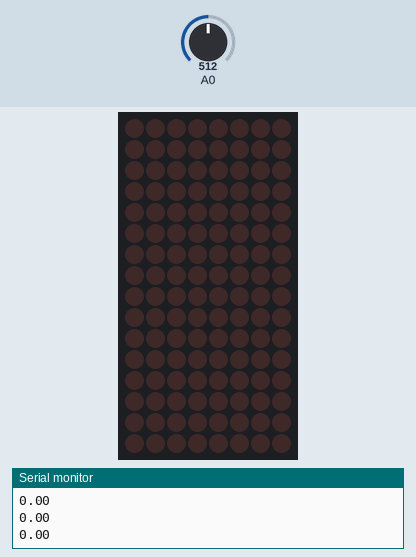
Recording of a sketch running on a simulated Arduino Uno, built with avr-gcc and run on an emulated ATmega328P. Parts: 8×16 LED matrix, the last lines printed to the serial monitor. The inputs (shaded band) are chosen by the test bench; at power-on: A0 = 512.

Above: at 1.2 s.
1.3 s: A0 set to 306
At 1.33 s:
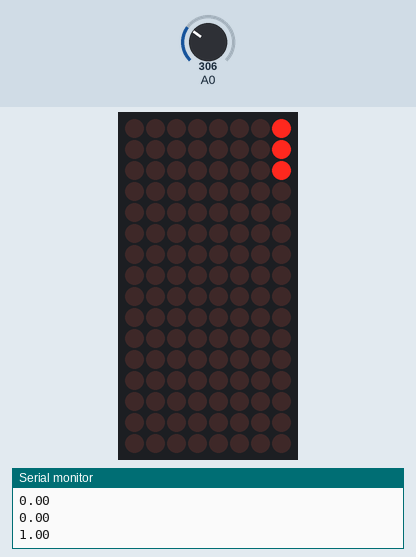
2.8 s: A0 set to 716
At 2.82 s:
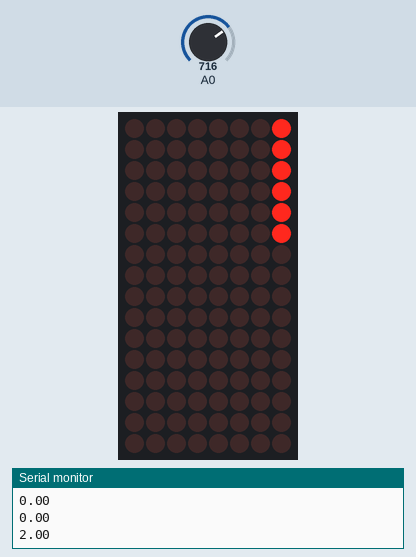
4.3 s: A0 set to 6
At 4.31 s:
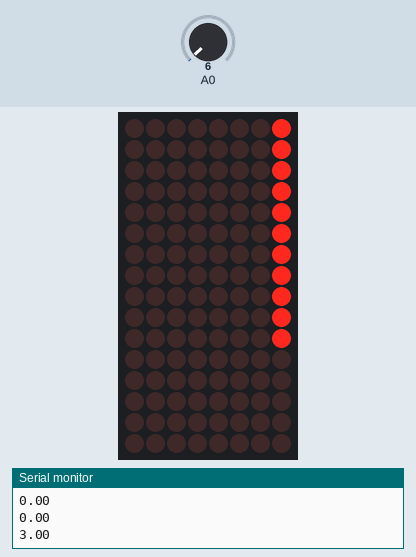
5.8 s: A0 set to 900
At 5.85 s:
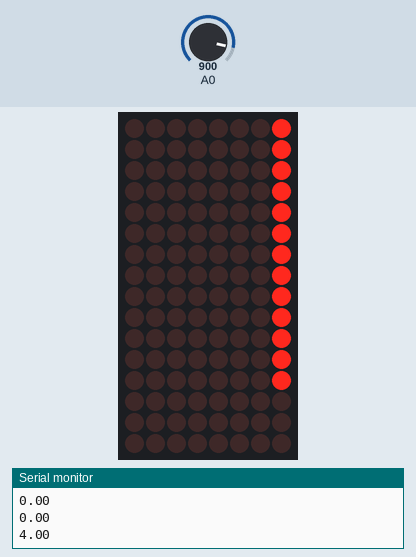
7.3 s: A0 set to 1023
At 7.34 s:
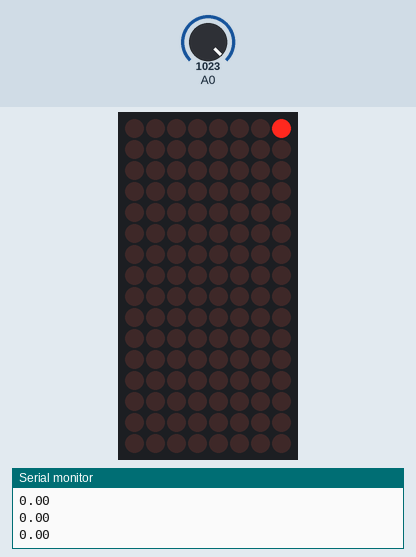
8.8 s: A0 set to 511
At 8.83 s:
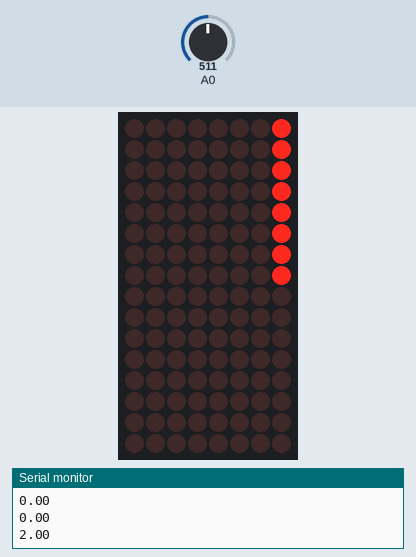
Timing chart, 0 to 11.3 s (numbered marks = the images above; inputs shaded):
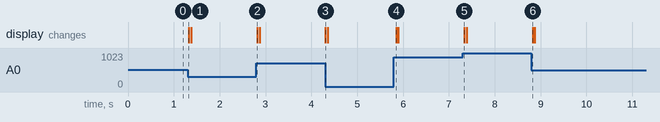

Measured:
- after the input at 1.3 s, the display: changes at once (image 1)
- after the input at 2.8 s, the display: changes at once (image 2)
- after the input at 4.3 s, the display: changes at once (image 3)
- after the input at 5.8 s, the display: changes after 0.05 s (image 4)
- after the input at 7.3 s, the display: changes at once (image 5)
- after the input at 8.8 s, the display: changes at once (image 6)

The sketch:

OttoE_soundlevels.ino
```cpp
/****************************************
Scrolling Sound Meter Sketch for the
Adafruit Microphone Amplifier
****************************************/

#include <Wire.h>
#include <Adafruit_GFX.h>
#include <Adafruit_LEDBackpack.h>

// Include the Matrix code for display
Adafruit_8x16matrix matrix = Adafruit_8x16matrix();

const int maxScale = 16;
const int redZone = 5;
const int sampleWindow = 50; // Sample window width in mS (50 mS = 20Hz)
unsigned int sample;

void setup()
{
   Serial.begin(9600);
   matrix.begin(0x70);  // pass in the address
}

void loop()
{
   unsigned long startMillis= millis();  // Start of sample window
   unsigned int peakToPeak = 0;   // peak-to-peak level

   unsigned int signalMax = 0;
   unsigned int signalMin = 1024;

   while (millis() - startMillis < sampleWindow)
   {
      sample = analogRead(0);
      if (sample < 1024)  // toss out spurious readings
      {
         if (sample > signalMax)
         {
            signalMax = sample;  // save just the max levels
         }
         else if (sample < signalMin)
         {
            signalMin = sample;  // save just the min levels
         }
      }
   }
   peakToPeak = signalMax - signalMin;
   double volts = (peakToPeak * 5) / 1024;  // convert to volts

   Serial.println(volts);
   // map 1v p-p level to the max scale of the display
   int displayPeak = map(peakToPeak, 0, 1023, 0, maxScale);

   // Update the display:
   for (int i = 0; i < 7; i++)  // shift the display left
   {
      matrix.displaybuffer[i] = matrix.displaybuffer[i+1];
   }

   // draw the new sample
   for (int i = 0; i <= maxScale; i++)
   {
      if (i >= displayPeak)  // blank these pixels
      {
         matrix.drawPixel(7, i, 0);
      }
      else if (i < redZone) // draw in green
      {
         matrix.drawPixel(7, i, LED_ON);
      }
      else // Red Alert!  Red Alert!
      {
         matrix.drawPixel(7, i, LED_ON);
      }
   }
   matrix.writeDisplay();  // write the changes we just made to the display
}
```
